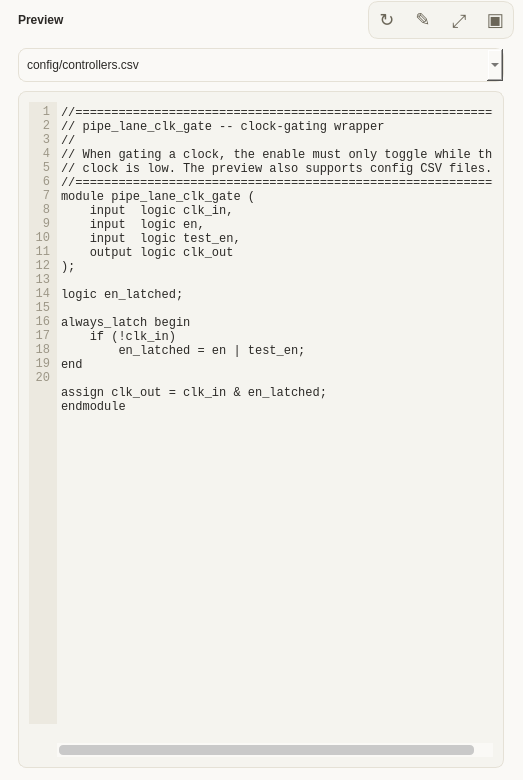
<?xml version="1.0" encoding="UTF-8"?>
<ui version="4.0">
 <class>PreviewPanelReference</class>
 <widget class="QWidget" name="PreviewPanelReference">
  <property name="geometry"><rect><x>0</x><y>0</y><width>523</width><height>780</height></rect></property>
  <property name="windowTitle"><string>Preview panel reference</string></property>
  <property name="styleSheet"><string notr="true">QWidget { background:#faf9f6; color:#2b2926; font:13px "Segoe UI"; }
QLabel#rtlPreviewTitle { font-weight:600; background:transparent; }
QFrame#previewControls { background:#f5f4ef; border:1px solid #e5e1d6; border-radius:10px; }
QToolButton { background:transparent; border:none; border-radius:8px; color:#6b6658; font-size:18px; }
QToolButton:hover { background:#ece9e0; }
QComboBox { background:#faf9f6; border:1px solid #e5e1d6; border-radius:8px; padding:5px 30px 5px 8px; }
QPlainTextEdit#rtlPreviewCode { background:#f5f4ef; border:1px solid #e5e1d6; border-radius:8px; padding:10px 10px 10px 38px; font:12px Consolas; }
QLabel#lineNumberArea { background:#ece9e0; color:#9c9686; font:12px Consolas; padding-right:4px; }
QScrollBar:vertical { width:14px; background:transparent; margin:2px; }
QScrollBar:horizontal { height:14px; background:transparent; margin:2px; }
QScrollBar::handle { background:#c9c9c9; border-radius:4px; min-width:28px; min-height:28px; }
QScrollBar::add-line, QScrollBar::sub-line { width:0; height:0; }</string></property>
  <widget class="QLabel" name="rtlPreviewTitle"><property name="geometry"><rect><x>18</x><y>2</y><width>160</width><height>36</height></rect></property><property name="text"><string>Preview</string></property><property name="toolTip"><string>rtlPreviewTitle</string></property></widget>
  <widget class="QFrame" name="previewControls"><property name="geometry"><rect><x>368</x><y>1</y><width>146</width><height>38</height></rect></property>
   <widget class="QToolButton" name="previewRefreshButton"><property name="geometry"><rect><x>2</x><y>2</y><width>34</width><height>34</height></rect></property><property name="text"><string>↻</string></property></widget>
   <widget class="QToolButton" name="previewEditButton"><property name="geometry"><rect><x>38</x><y>2</y><width>34</width><height>34</height></rect></property><property name="text"><string>✎</string></property></widget>
   <widget class="QToolButton" name="previewMaximizeButton"><property name="geometry"><rect><x>74</x><y>2</y><width>34</width><height>34</height></rect></property><property name="text"><string>⤢</string></property></widget>
   <widget class="QToolButton" name="previewToggleButton"><property name="geometry"><rect><x>110</x><y>2</y><width>34</width><height>34</height></rect></property><property name="text"><string>▣</string></property></widget>
  </widget>
  <widget class="QComboBox" name="previewFileCombo"><property name="geometry"><rect><x>18</x><y>48</y><width>486</width><height>34</height></rect></property><property name="toolTip"><string>CSV / RTL / filelist 文件选择框</string></property><item><property name="text"><string>config/controllers.csv</string></property></item><item><property name="text"><string>config/lane_mapping.csv</string></property></item><item><property name="text"><string>config/pipe_signals.csv</string></property></item><item><property name="text"><string>rtl/common/pipe_lane_clk_gate.sv</string></property></item></widget>
  <widget class="QPlainTextEdit" name="rtlPreviewCode"><property name="geometry"><rect><x>18</x><y>91</y><width>486</width><height>677</height></rect></property><property name="toolTip"><string>代码和 CSV 文本预览区 / rtlPreviewCode</string></property><property name="plainText"><string>//============================================================
// pipe_lane_clk_gate -- clock-gating wrapper
//
// When gating a clock, the enable must only toggle while the
// clock is low. The preview also supports config CSV files.
//============================================================
module pipe_lane_clk_gate (
    input  logic clk_in,
    input  logic en,
    input  logic test_en,
    output logic clk_out
);

logic en_latched;

always_latch begin
    if (!clk_in)
        en_latched = en | test_en;
end

assign clk_out = clk_in &amp; en_latched;
endmodule</string></property><property name="readOnly"><bool>true</bool></property><property name="lineWrapMode"><enum>QPlainTextEdit::NoWrap</enum></property></widget>
  <widget class="QLabel" name="lineNumberArea"><property name="geometry"><rect><x>29</x><y>102</y><width>28</width><height>622</height></rect></property><property name="text"><string>1
2
3
4
5
6
7
8
9
10
11
12
13
14
15
16
17
18
19
20</string></property><property name="alignment"><set>Qt::AlignRight|Qt::AlignTop|Qt::AlignTrailing</set></property><property name="toolTip"><string>行号栏 / lineNumberArea</string></property></widget>
 </widget>
 <resources/>
 <connections/>
</ui>
